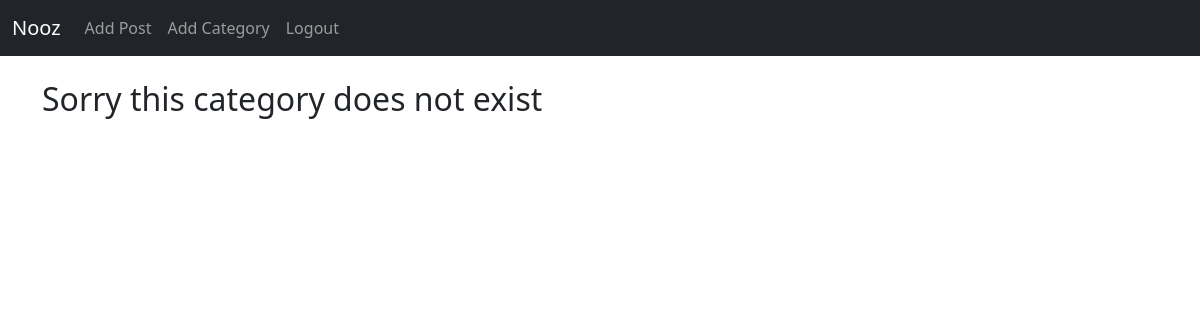
Before: /category/Technology/ (signed in) with the older database file.
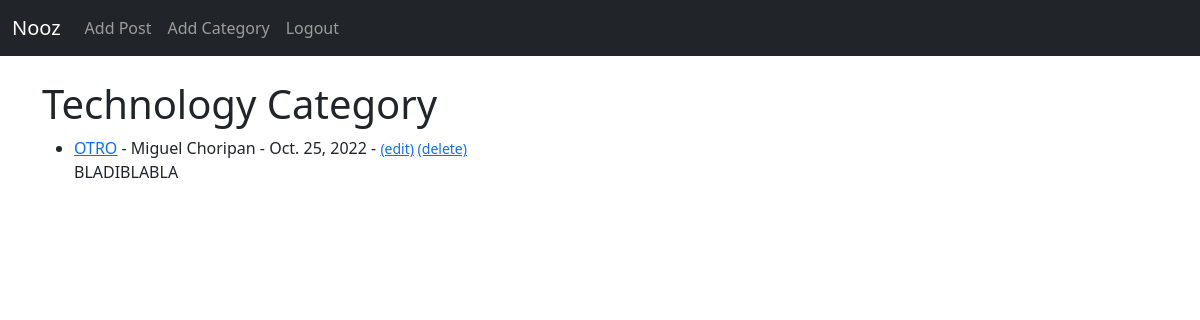
After: the same page with the newer database file.
### nooz2/models.py (models this page shows, shortened)
class Post(models.Model):
    title = models.CharField(max_length=255)
    title_tag = models.CharField(max_length=255)
    description = models.CharField(max_length=50, default='Click above to read more')
    author = models.ForeignKey(User, on_delete=models.CASCADE)
    body = models.TextField()
    timestamp = models.DateField(auto_now_add=True)
    category = models.CharField(max_length=255, default='News')
    likes = models.ManyToManyField(User, related_name='post_user')

### nooz2/views.py (the view, shortened to what this page needs)
# urls.py: path('category/<str:cats>/', CategoryView, name="category"),
def CategoryView(request, cats):
    category_posts = Post.objects.filter(category=cats.replace('-', ' '))
    return render(request, 'categories.html', {'cats':cats.title().replace('-', ' '), 'category_posts':category_posts})

### templates/categories.html
{% extends 'base.html' %}
{% block content %}
{% if category_posts %}
    <h1>{{ cats }} Category</h1>
    <ul>
    {% for post in category_posts %}
    <li><a href="{% url 'post-detail' post.pk %}">{{ post.title}}</a> -
        {{ post.author.first_name }}
        {{ post.author.last_name }} -
        {{ post.timestamp }}
        {% if user.is_authenticated %}
            - <small>
                <a href="{% url 'edit_post' post.pk %}">(edit)</a>
                <a href="{% url 'delete_post' post.pk %}">(delete)</a>
            </small>
        {% endif %}
    <br/>
        {{ post.body|slice:"150"|safe }}</li>
    {% endfor %}
    </ul>
{% else %}
    <h2>Sorry this category does not exist</h2>
{% endif %}
{% endblock %}

Changed rows visible on the page:
added Post: category "Technology", title "OTRO", author.first_name "Miguel", author.last_name "Choripan", timestamp "Oct. 25, 2022", body "BLADIBLABLA"
Other visible differences:
text no longer shown: "Sorry this category does not exist"
text now shown: "Category"
